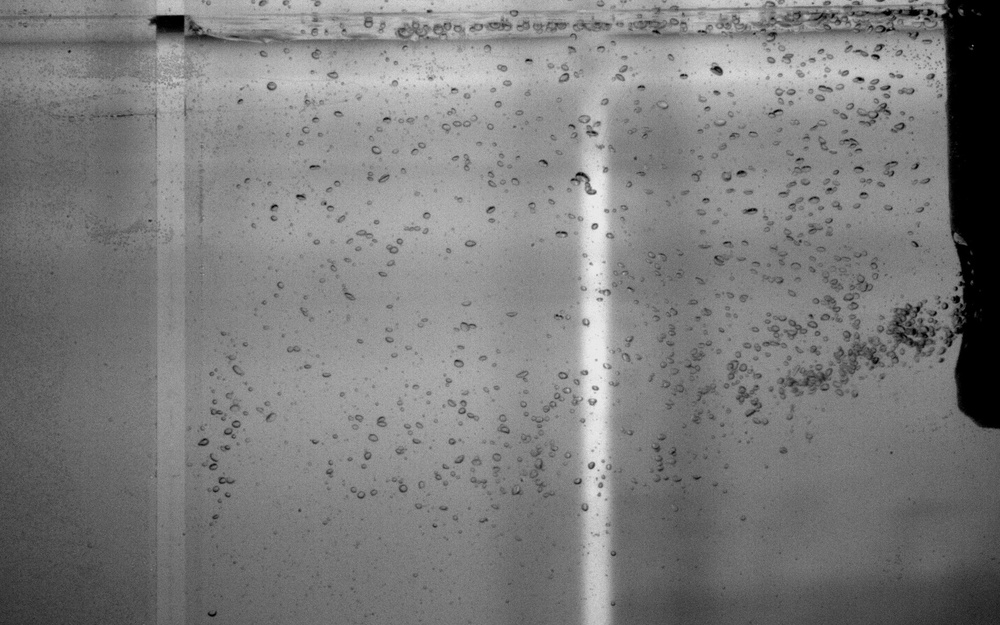
#> input picture data/test/test_3img/test_img1.jpg, 1000 x 625 px, shrunk from 1920 x 1200 before the run, found by its file name
$ python carbonblack.py
#> lines starting #> are read from the running program, lines starting #| are printed output that depends on the picture; after the words box and inside, x2 and y2 are one past the last pixel; in counts of white or black regions, pixels touching at a corner belong together
#> further down, img is the input picture: shape (625, 1000, 3); min 0, max 237, mean 124.7
import cv2
import numpy as np

# Path to the image
img_path = r"D:\Bubble Vel Project\data\test\test_3img\test_img1.jpg"

def carbon_black_medium(img):
    """Carbon Black filter with medium noise cancellation."""
    # Step 1: Convert to grayscale
    gray = cv2.cvtColor(img, cv2.COLOR_BGR2GRAY)

    # Step 2: Medium smoothing to reduce paper texture
    gray_blur = cv2.bilateralFilter(gray, d=7, sigmaColor=60, sigmaSpace=60)

    # Step 3: Medium contrast boost
    clahe = cv2.createCLAHE(clipLimit=2.5, tileGridSize=(8,8))
    contrast = clahe.apply(gray_blur)
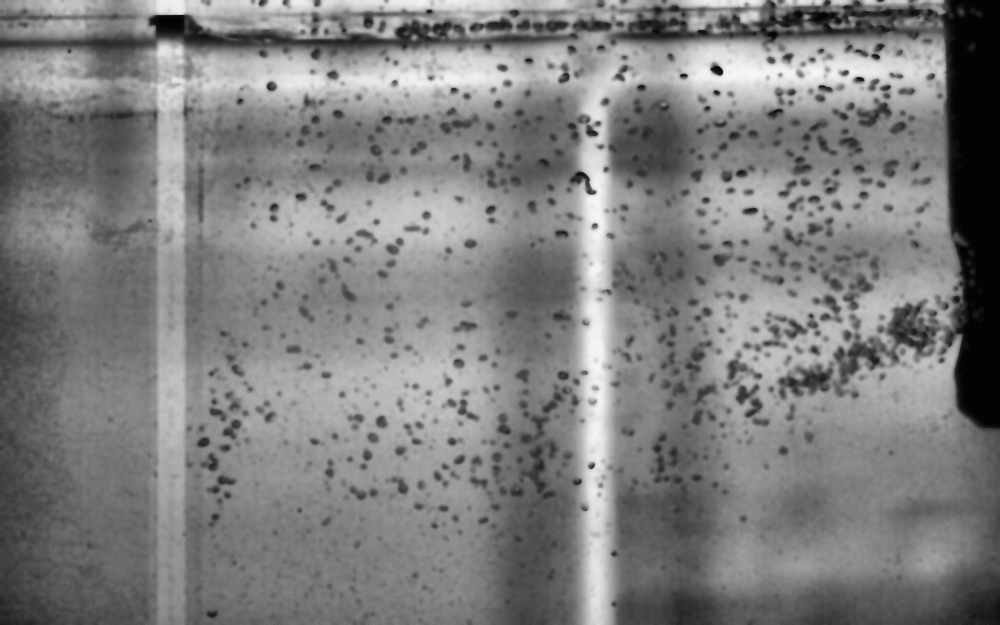
#> contrast: shape (625, 1000); min 1, max 246, mean 126.1

    # Step 4: Adaptive threshold for crisp text
    carbon = cv2.adaptiveThreshold(
        contrast,
        255,
        cv2.ADAPTIVE_THRESH_GAUSSIAN_C,
        cv2.THRESH_BINARY,
        15,  # block size
        12   # C - balanced value between 8 (mild) and 12 (strong)
    )
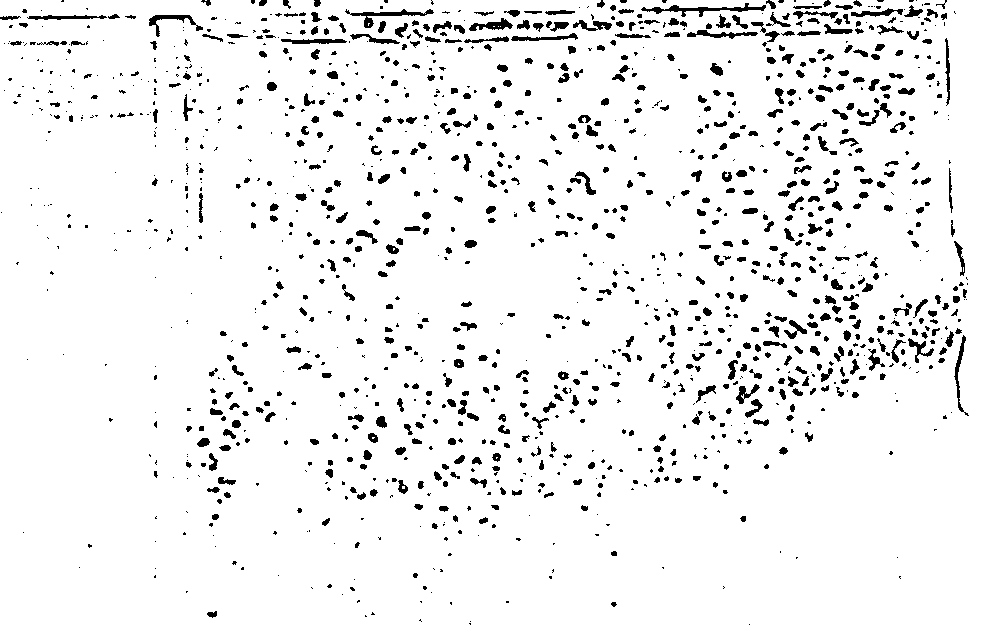
#> carbon: shape (625, 1000); 94% white; 1356 black regions (685 under 20 px), largest, box (x1, y1, x2, y2) and area: (641, 3, 766, 17) 495, (345, 9, 434, 28) 399, (149, 15, 203, 37) 306

    # Step 5: Morphological open to remove small specks
    kernel = np.ones((1, 1), np.uint8)
    opened = cv2.morphologyEx(carbon, cv2.MORPH_OPEN, kernel)

    # Step 6: Light close to fill tiny gaps in lines/text
    closed = cv2.morphologyEx(opened, cv2.MORPH_CLOSE, kernel)

    return closed

# Read image
img = cv2.imread(img_path)
if img is None:
    raise FileNotFoundError(f"Could not read image: {img_path}")

# Apply filter
result = carbon_black_medium(img)

# Show result
cv2.imshow("Original", img)
cv2.imshow("Carbon Black - Medium", result)
cv2.waitKey(0)
cv2.destroyAllWindows()
